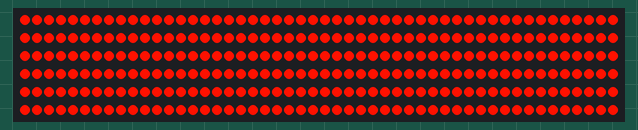
This program was run on a simulated ESP8266 (NodeMCU). On the bench: 300 RGB LEDs in strip order, left to right, continuing on the next row.

Above: at 0.1 s.

The program:

main.cpp
```cpp
#include <Arduino.h>
#include <FastLED.h>

#define LED_TYPE APA102
#define COLOR_ORDER BGR
#define NUM_LEDS 300
#define DATA_PIN 1
#define CLOCK_PIN 2

int ledCutoff = 154;

CRGB leds[NUM_LEDS];

void setup() {
    FastLED.addLeds<LED_TYPE, DATA_PIN, CLOCK_PIN, COLOR_ORDER>(leds, NUM_LEDS);
}

int t = 0;
int color = 0xFF1100;

void loop() {
    t ++;

    if (t % 100 == 0) {
        for (int i = 0; i < ledCutoff; i++)
            leds[i] = CRGB::White;
    } else {
        for (int i = 0; i < ledCutoff; i++)
            leds[i] = CRGB(color);
    }

    for (int i = ledCutoff; i < NUM_LEDS; i++)
        leds[i] = CRGB(color);
    FastLED.show();
    delay(8);
}
```
